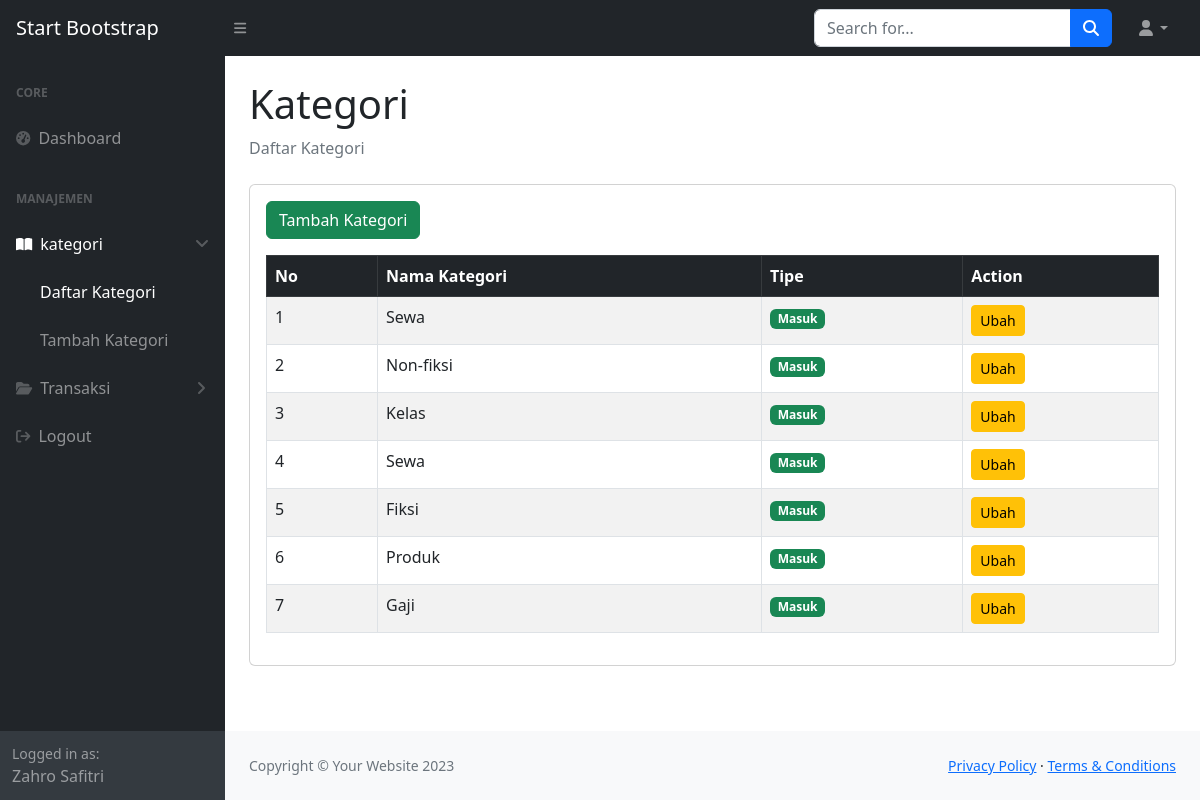
Screenshot of /index.php?hal=daftar-kategori (signed in) with the database file from the repository.
### tables this page shows
CREATE TABLE `kategori` (
  `id_kategori` int(11) NOT NULL,
  `nama_kategori` varchar(50) NOT NULL,
  `tipe` enum('masuk','keluar') NOT NULL
);

### pages/daftar-kategori.php (the view, shortened to what this page needs)
<?php
$sql = "SELECT * FROM kategori ORDER BY id_kategori DESC";
$result = $mysqli->query($sql);
?>
<div class="container-fluid px-4">
    <h1 class="mt-4">Kategori</h1>
    <ol class="breadcrumb mb-4">
        <li class="breadcrumb-item active">Daftar Kategori</li>
    </ol>
    <div class="card mb-4">
        <div class="card-body">
            <a href="index.php?hal=tambah-kategori" class="btn btn-success mb-3">Tambah Kategori</a>
            <table class="table table-striped table-bordered">
                <thead class="table-dark">
                    <tr>
                        <th scope="col">No</th>
                        <th scope="col">Nama Kategori</th>
                        <th scope="col">Tipe</th>
                        <th scope="col">Action</th>
                    </tr>
                </thead>
                <tbody>
                    <?php $no = 1 ?>
                    <?php while($row = $result->fetch_assoc()) : ?>
                        <tr>
                            <td><?php echo $no ?></td>
                            <td><?php echo $row['nama_kategori'] ?></td>
                                <td>
                                    <?php if(strtolower($row['tipe'])=='masuk'): ?>
                                        <span class="badge bg-success">Masuk</span>
                                        <?php elseif($row['tipe']=='keluar'): ?>
                                        <span class="badge bg-danger">Keluar</span>
                                    <?php else: ?>
                                        <span class="badge bg-secondary">Tidak diketahui</span>
                                    <?php endif; ?>
                                </td>
                            <td>
                                <a href="index.php?hal=ubah-kategori&id=<?php echo $row['id_kategori'] ?>" class="btn btn-warning btn-sm">Ubah</a>
                            </td>
                        </tr>
                        <?php $no++ ?>
                    <?php endwhile ?>
                </tbody>
            </table>
        </div>
    </div>
</div>

### index.php (shortened to what this page needs)
<?php
$page = isset($_GET['hal']) ? $_GET['hal'] : 'dashboard';
?>
<!DOCTYPE html>
<html lang="en">
    <?php include "includes/header.php" ?>
    <body class="sb-nav-fixed">
        <?php include "includes/nav.php" ?>
        <div id="layoutSidenav">
            <?php include "includes/sidebar.php" ?>
            <div id="layoutSidenav_content">
                <main>
                    <?php
                    $file = "pages/" . $page . ".php";
                    if(file_exists($file)) {
                        include $file;
                    } else {
                        echo "<h1 class='text-center mt-5'>Halaman tidak ditemukan!</h1>";
                    }
                    ?>
                </main>
                <?php include "includes/footer.php" ?>
            </div>
        </div>
    </body>
</html>

### includes/header.php (shortened to what this page needs)
<head>
    <link href="https://cdn.jsdelivr.net/npm/simple-datatables@7.1.2/dist/style.min.css" rel="stylesheet" />
    <link href="assets/css/styles.css" rel="stylesheet" />
</head>

### includes/nav.php (shortened to what this page needs)
<nav class="sb-topnav navbar navbar-expand navbar-dark bg-dark">
    <a class="navbar-brand ps-3" href="index.html">Start Bootstrap</a>
    <button class="btn btn-link btn-sm order-1 order-lg-0 me-4 me-lg-0" id="sidebarToggle" href="#!"><i class="fas fa-bars"></i></button>
    <form class="d-none d-md-inline-block form-inline ms-auto me-0 me-md-3 my-2 my-md-0">
        <div class="input-group">
            <input class="form-control" type="text" placeholder="Search for..." aria-label="Search for..." aria-describedby="btnNavbarSearch" />
            <button class="btn btn-primary" id="btnNavbarSearch" type="button"><i class="fas fa-search"></i></button>
        </div>
    </form>
    <ul class="navbar-nav ms-auto ms-md-0 me-3 me-lg-4">
        <li class="nav-item dropdown">
            <a class="nav-link dropdown-toggle" id="navbarDropdown" href="#" role="button" data-bs-toggle="dropdown" aria-expanded="false"><i class="fas fa-user fa-fw"></i></a>
        </li>
    </ul>
</nav>

### includes/sidebar.php (shortened to what this page needs)
<div id="layoutSidenav_nav">
    <nav class="sb-sidenav accordion sb-sidenav-dark" id="sidenavAccordion">
        <div class="sb-sidenav-menu">
            <div class="nav">
                <div class="sb-sidenav-menu-heading">Core</div>
                <a class="nav-link <?php echo ($page == "dashboard")? 'active' : '';  ?>" href="/">
                    <div class="sb-nav-link-icon"><i class="fas fa-tachometer-alt"></i></div>
                    Dashboard
                </a>
                <div class="sb-sidenav-menu-heading">Manajemen</div>
                <a class="nav-link <?php echo ($page == "daftar-kategori" || $page =="tambah-kategori" || $page == "ubah-kategori" ) ? "active" : "collapsed" ?>" href="#" data-bs-toggle="collapse" data-bs-target="#collapseBuku" aria-expanded="false" aria-controls="collapseBuku">
                    <div class="sb-nav-link-icon"><i class="fas fa-book-open"></i></div>
                    kategori
                    <div class="sb-sidenav-collapse-arrow"><i class="fas fa-angle-down"></i></div>
                </a>
                <div class="collapse <?php echo ($page == "daftar-kategori" || $page =="tambah-kategori" || $page =="ubah-kategori" ) ? "show" : "" ?>" id="collapseBuku" aria-labelledby="headingOne" data-bs-parent="#sidenavAccordion">
                    <nav class="sb-sidenav-menu-nested nav">
                        <a class="nav-link <?php echo ($page == "daftar-kategori")? 'active' : '';  ?>" href="index.php?hal=daftar-kategori">Daftar Kategori</a>
                        <a class="nav-link <?php echo ($page == "tambah-kategori")? 'active' : '';  ?>" href="index.php?hal=tambah-kategori">Tambah Kategori</a>
                    </nav>
                </div>
                <a class="nav-link <?php echo ($page == "daftar-transaksi" || $page =="tambah-transaksi" || $page == "ubah-transaksi") ? "active" : "collapsed" ?>" href="#" data-bs-toggle="collapse" data-bs-target="#collapsePages" aria-expanded="false" aria-controls="collapsePages">
                    <div class="sb-nav-link-icon"><i class="fas fa-folder-open"></i></div>
                    Transaksi
                    <div class="sb-sidenav-collapse-arrow"><i class="fas fa-angle-down"></i></div>
                </a>
                <a class="nav-link" href="logout.php">
                    <div class="sb-nav-link-icon"><i class="fas fa-sign-out"></i></div>
                    Logout
                </a>
            </div>
        </div>
        <div class="sb-sidenav-footer">
            <div class="small">Logged in as:</div>
            <?php echo $_SESSION['nama'] ?>
        </div>
    </nav>
</div>

### includes/footer.php
<footer class="py-4 bg-light mt-auto">
    <div class="container-fluid px-4">
        <div class="d-flex align-items-center justify-content-between small">
            <div class="text-muted">Copyright &copy; Your Website 2023</div>
            <div>
                <a href="#">Privacy Policy</a>
                &middot;
                <a href="#">Terms &amp; Conditions</a>
            </div>
        </div>
    </div>
</footer>

### rows the page displays
kategori: nama_kategori "Sewa", tipe "Masuk"
kategori: nama_kategori "Non-fiksi", tipe "Masuk"
kategori: nama_kategori "Kelas", tipe "Masuk"
kategori: nama_kategori "Sewa", tipe "Masuk"
kategori: nama_kategori "Fiksi", tipe "Masuk"
kategori: nama_kategori "Produk", tipe "Masuk"
kategori: nama_kategori "Gaji", tipe "Masuk"

### other values shown
$_SESSION['nama'] "Zahro Safitri"
